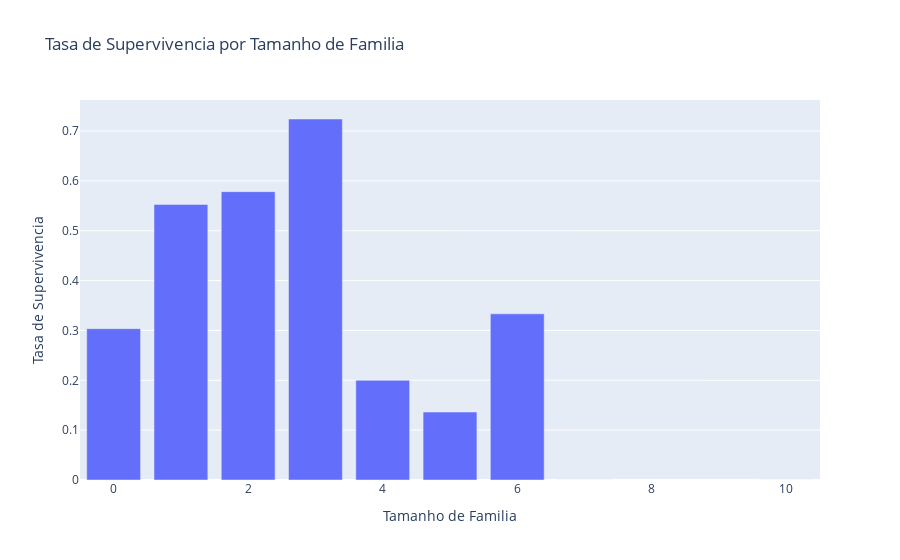

Here is the notebook cell this chart was saved with:
### Code cell
fig = px.bar(s, x='Familia', y='Survived', 
             labels={'Familia': 'Tamanho de Familia', 'Survived': 'Tasa de Supervivencia'},
             title='Tasa de Supervivencia por Tamanho de Familia')
fig.show()

### Figure 1 — Plotly figure (JSON) as saved in the notebook; plotly's stock layout.template omitted (floating-point values rounded to 4 significant figures)
{"data": [{"alignmentgroup": "True", "hovertemplate": "Tamanho de Familia=%{x}<br>Tasa de Supervivencia=%{y}<extra></extra>", "legendgroup": "", "marker": {"color": "#636efa", "pattern": {"shape": ""}}, "name": "", "offsetgroup": "", "orientation": "v", "showlegend": false, "textposition": "auto", "type": "bar", "x": [0, 1, 2, 3, 4, 5, 6, 7, 10], "xaxis": "x", "y": [0.3035, 0.5528, 0.5784, 0.7241, 0.2, 0.1364, 0.3333, 0, 0], "yaxis": "y"}], "layout": {"barmode": "relative", "legend": {"tracegroupgap": 0}, "title": {"text": "Tasa de Supervivencia por Tamanho de Familia"}, "xaxis": {"anchor": "y", "domain": [0, 1], "title": {"text": "Tamanho de Familia"}}, "yaxis": {"anchor": "x", "domain": [0, 1], "title": {"text": "Tasa de Supervivencia"}}}}
